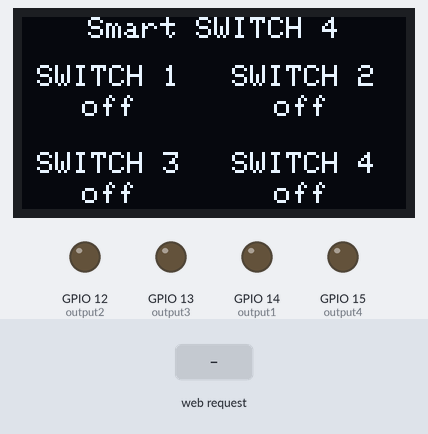
A sketch run on a simulated ESP8266 (NodeMCU). Shown: 128×64 one-colour display, output pins drawn as LEDs (lit = HIGH). The test bench sets the inputs (shaded band). WiFi joins after 1.5 s; servers stay silent unless stated; the display library's start-up logo is not drawn; what the sketch prints to the serial monitor is not drawn.

Above: at 2.8 s.
2.9 s: HTTP request GET /14/off received
At 4.2 s:
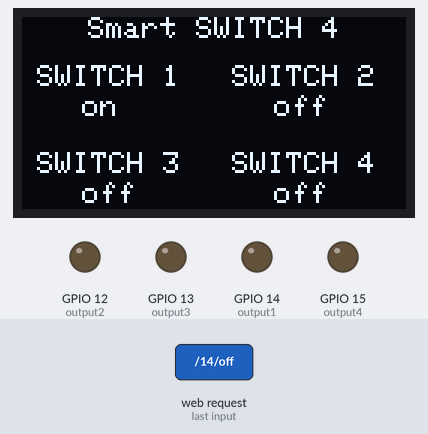
5.2 s: HTTP request GET /14/on received
At 6.6 s:
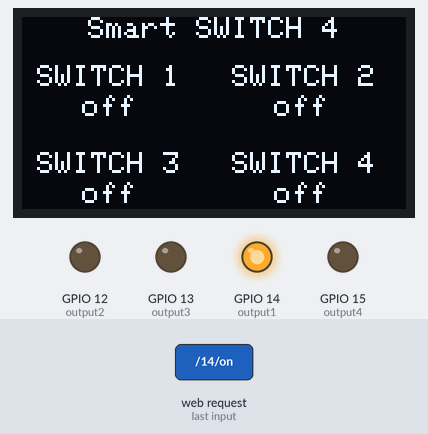
7.3 s: HTTP request GET /15/off received
At 9.0 s:
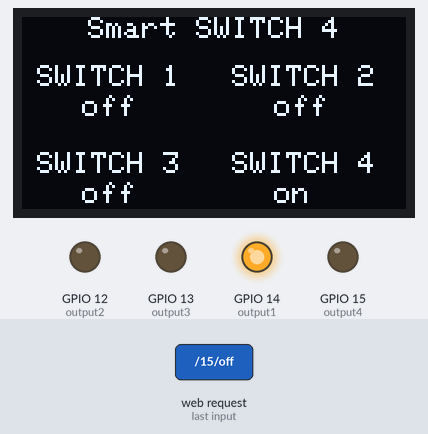
9.3 s: HTTP request GET /15/on received
At 11.1 s:
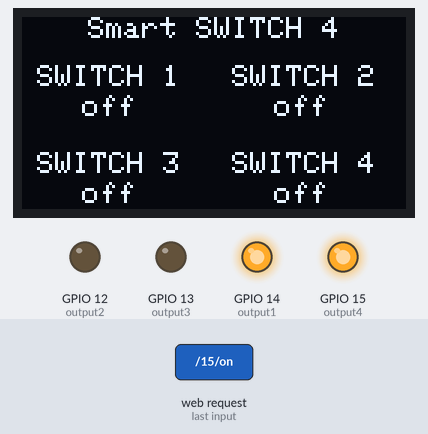
11.4 s: HTTP request GET /12/on received
At 12.6 s:
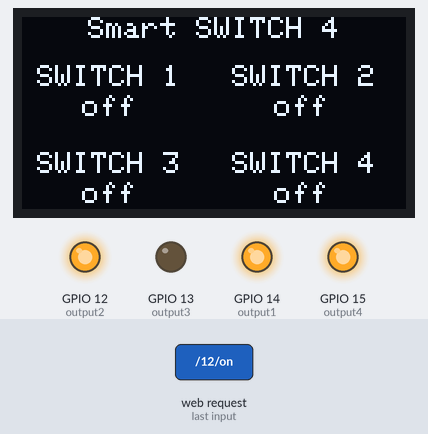
13.4 s: HTTP request GET /13/on received
At 15.0 s:
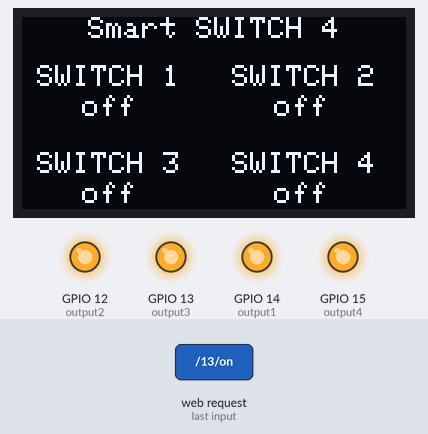
Timing chart, 0 to 16.5 s (numbered marks = the images above; inputs shaded):
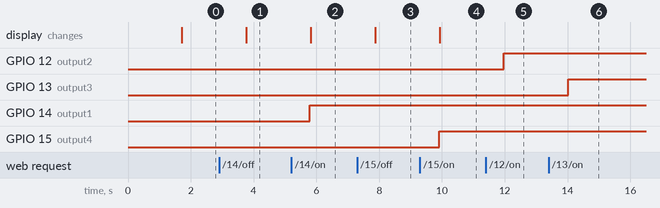

The sketch:

SMSW_4_relay_custom_OLED.ino
```cpp
/*********
  esp8266 webserver control module 4 relays with OLED display
  thelastvice custom
  base project details at http://randomnerdtutorials.com
*********/
// Load OLED Display
#include <Adafruit_GFX.h>
#include <Adafruit_SSD1306.h>
#include <Wire.h>

Adafruit_SSD1306 display = Adafruit_SSD1306(128, 64, &Wire, -1);
unsigned long delayTime;

// Load Wi-Fi library
#include <ESP8266WiFi.h>

// Replace with your network credentials
const char* ssid     = "YOUR WIFI SSID";
const char* password = "YOUR WIFI PSSW";

// Set web server port number to 80
WiFiServer server(80);

// Variable to store the HTTP request
String header;

// Auxiliar variables to store the current output state
String output1State = "off";
String output2State = "off";
String output3State = "off";
String output4State = "off";

// Assign output variables to GPIO pins
const int output1 = 14;
const int output2 = 12;
const int output3 = 13;
const int output4 = 15;

// Current time
unsigned long currentTime = millis();
// Previous time
unsigned long previousTime = 0;
// Define timeout time in milliseconds (example: 2000ms = 2s)
const long timeoutTime = 2000;

void setup() {
  Serial.begin(115200);
  // Initialize the output variables as outputs
  pinMode(output1, OUTPUT);
  pinMode(output2, OUTPUT);
  pinMode(output3, OUTPUT);
  pinMode(output4, OUTPUT);
  // Set outputs to LOW
  digitalWrite(output1, LOW);
  digitalWrite(output2, LOW);
  digitalWrite(output3, LOW);
  digitalWrite(output4, LOW);

  // by default, we'll generate the high voltage from the 3.3v line internally! (neat!)
  display.begin(SSD1306_SWITCHCAPVCC, 0x3C);  // initialize with the I2C addr 0x3C (for the 128x64)
   // init done
  display.display();
  delay(100);
  display.clearDisplay();
  display.display();
  display.setTextSize(1.75);
  display.setTextColor(WHITE);

  // Connect to Wi-Fi network with SSID and password
  Serial.print("Connecting to ");
  Serial.println(ssid);
  WiFi.begin(ssid, password);
  while (WiFi.status() != WL_CONNECTED) {
    delay(500);
    Serial.print(".");
  }
  // Print local IP address and start web server
  Serial.println("");
  Serial.println("WiFi connected.");
  Serial.println("IP address: ");
  Serial.println(WiFi.localIP());
  server.begin();

}

void loop(){
  WiFiClient client = server.available();   // Listen for incoming clients

  if (client) {                             // If a new client connects,
    Serial.println("New Client.");          // print a message out in the serial port
    String currentLine = "";                // make a String to hold incoming data from the client
    currentTime = millis();
    previousTime = currentTime;
    while (client.connected() && currentTime - previousTime <= timeoutTime) { // loop while the client's connected
      currentTime = millis();
      if (client.available()) {             // if there's bytes to read from the client,
        char c = client.read();             // read a byte, then
        Serial.write(c);                    // print it out the serial monitor
        header += c;
        if (c == '\n') {                    // if the byte is a newline character
          // if the current line is blank, you got two newline characters in a row.
          // that's the end of the client HTTP request, so send a response:
          if (currentLine.length() == 0) {
            // HTTP headers always start with a response code (e.g. HTTP/1.1 200 OK)
            // and a content-type so the client knows what's coming, then a blank line:
            client.println("HTTP/1.1 200 OK");
            client.println("Content-type:text/html");
            client.println("Connection: close");
            client.println();

            // turns the GPIOs on and off
            if (header.indexOf("GET /14/on") >= 0) {
              Serial.println("GPIO 14 on");
              output1State = "off";
              digitalWrite(output1, HIGH);
            } else if (header.indexOf("GET /14/off") >= 0) {
              Serial.println("GPIO 14 off");
              output1State = "on";
              digitalWrite(output1, LOW);
            } else if (header.indexOf("GET /12/on") >= 0) {
              Serial.println("GPIO 12 on");
              output2State = "off";
              digitalWrite(output2, HIGH);
            } else if (header.indexOf("GET /12/off") >= 0) {
              Serial.println("GPIO 12 off");
              output2State = "on";
              digitalWrite(output2, LOW);
            } else if (header.indexOf("GET /13/on") >= 0) {
              Serial.println("GPIO 13 on");
              output3State = "off";
              digitalWrite(output3, HIGH);
            } else if (header.indexOf("GET /13/off") >= 0) {
              Serial.println("GPIO 13 off");
              output3State = "on";
              digitalWrite(output3, LOW);
            } else if (header.indexOf("GET /15/on") >= 0) {
              Serial.println("GPIO 15 on");
              output4State = "off";
              digitalWrite(output4, HIGH);
            } else if (header.indexOf("GET /15/off") >= 0) {
              Serial.println("GPIO 15 off");
              output4State = "on";
              digitalWrite(output4, LOW);
            }

            // Display the HTML web page
            client.println("<!DOCTYPE html><html>");
            client.println("<head><meta name=\"viewport\" content=\"width=device-width, initial-scale=1\">");
            client.println("<link rel=\"icon\" href=\"data:,\">");
            // CSS to style the on/off buttons
            // Feel free to change the background-color and font-size attributes to fit your preferences
            client.println("<style>html { font-family: Helvetica; display: inline-block; margin: 0px auto; text-align: center;}");
            client.println(".button { background-color: #177009; border: none; color: white; padding: 16px 40px;");
            client.println("text-decoration: none; font-size: 30px; margin: 2px; cursor: pointer;}");
            client.println(".button2 {background-color: #c93426;}</style></head>");

            // Web Page Heading
            client.println("<body><h1>Smart SWITCH 4</h1>");

            // Display current state, and ON/OFF buttons for GPIO D5
            client.println("<p>1 - Stato " + output1State + "</p>");
            // If the output5State is off, it displays the ON button
            if (output1State=="on") {
              client.println("<p><a href=\"/14/on\"><button class=\"button\">ON</button></a></p>");
            } else {
              client.println("<p><a href=\"/14/off\"><button class=\"button button2\">OFF</button></a></p>");
            }

            // Display current state, and ON/OFF buttons for GPIO D6
            client.println("<p>2 - Stato " + output2State + "</p>");
            // If the output4State is off, it displays the ON button
            if (output2State=="on") {
              client.println("<p><a href=\"/12/on\"><button class=\"button\">ON</button></a></p>");
            } else {
              client.println("<p><a href=\"/12/off\"><button class=\"button button2\">OFF</button></a></p>");
            }

           // Display current state, and ON/OFF buttons for GPIO D7
            client.println("<p>3 - Stato " + output3State + "</p>");
            // If the output4State is off, it displays the ON button
            if (output3State=="on") {
              client.println("<p><a href=\"/13/on\"><button class=\"button\">ON</button></a></p>");
            } else {
              client.println("<p><a href=\"/13/off\"><button class=\"button button2\">OFF</button></a></p>");
            }

            // Display current state, and ON/OFF buttons for GPIO D8
            client.println("<p>4 - Stato " + output4State + "</p>");
            // If the output4State is off, it displays the ON button
            if (output4State=="on") {
              client.println("<p><a href=\"/15/on\"><button class=\"button\">ON</button></a></p>");
            } else {
              client.println("<p><a href=\"/15/off\"><button class=\"button button2\">OFF</button></a></p>");
            }

            client.println("</body></html>");

            // The HTTP response ends with another blank line
            client.println();
            // Break out of the while loop
            break;
          } else { // if you got a newline, then clear currentLine
            currentLine = "";
          }
        } else if (c != '\r') {  // if you got anything else but a carriage return character,
          currentLine += c;      // add it to the end of the currentLine
        }
      }
    }
    // Clear the header variable
    header = "";
    // Close the connection
    client.stop();
    Serial.println("Client disconnected.");
    Serial.println("");
  }

  // Composizione Display OLED
  display.setCursor(0,0);
  display.clearDisplay();

  display.setTextSize(1);
  display.setCursor(22,0);
  display.print("Smart SWITCH 4");

 // SETUP RELAY 1 on OLED
  display.setTextSize(1);
  display.setCursor(5,16);
  display.print("SWITCH 1");
  display.setTextSize(1);
  display.setCursor(20,26);
  display.print(output1State);

 // SETUP RELAY 2 on OLED
  display.setTextSize(1);
  display.setCursor(70, 16);
  display.print("SWITCH 2");
  display.setTextSize(1);
  display.setCursor(84, 26);
  display.print(output2State);

  // SETUP RELAY 3 on OLED
  display.setTextSize(1);
  display.setCursor(5, 45);
  display.print("SWITCH 3");
  display.setTextSize(1);
  display.setCursor(20, 55);
  display.print(output3State);

  // SETUP RELAY 4 on OLED
  display.setTextSize(1);
  display.setCursor(70, 45);
  display.print("SWITCH 4");
  display.setTextSize(1);
  display.setCursor(84, 55);
  display.print(output4State);


  display.display();
  delay(1000);

}
```

Measured:
- after the input at 2.9 s, the display: changes after 0.87 s (image 1)
- after the input at 5.2 s, GPIO 14 (output1): LOW → HIGH after 0.60 s; the display: changes after 0.62 s (image 2)
- after the input at 7.3 s, the display: changes after 0.58 s (image 3)
- after the input at 9.3 s, GPIO 15 (output4): LOW → HIGH after 0.61 s; the display: changes after 0.64 s (image 4)
- after the input at 11.4 s, GPIO 12 (output2): LOW → HIGH after 0.57 s
- after the input at 13.4 s, GPIO 13 (output3): LOW → HIGH after 0.62 s
